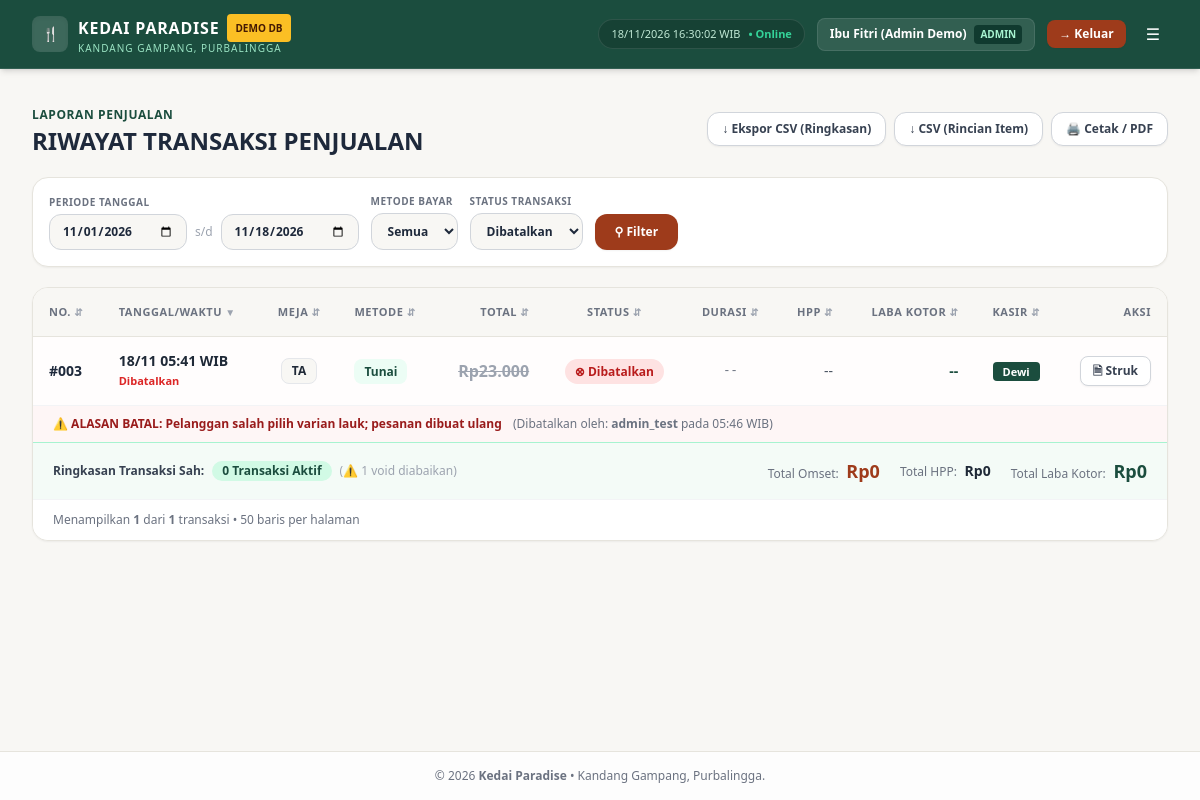
Page /project/kedai_paradise/history.php?status=void (signed in) on the committed database.
### tables this page shows
CREATE TABLE `transactions` (
  `transaction_id`   INT          NOT NULL AUTO_INCREMENT,
  `order_no`         INT          NOT NULL,
  `date`             DATETIME     NOT NULL DEFAULT CURRENT_TIMESTAMP,
  `table_no`         VARCHAR(10)  NOT NULL,
  `method`           ENUM('cash','qris') NOT NULL,
  `total`            INT          NOT NULL,
  `paid`             INT          NOT NULL,
  `change_due`       INT          NOT NULL DEFAULT 0,
  `status`           ENUM('processing','completed','void') NOT NULL DEFAULT 'processing',
  `completed_at`     DATETIME     NULL,
  `duration_seconds` INT          NULL,
  `total_cost`       INT          NOT NULL DEFAULT 0,
  `gross_profit`     INT          NOT NULL DEFAULT 0,
  `alloc_restock`    INT          NOT NULL DEFAULT 0,
  `alloc_operating`  INT          NOT NULL DEFAULT 0,
  `alloc_profit`     INT          NOT NULL DEFAULT 0,
  `user_id`          INT          NOT NULL,
  `order_date`       DATE GENERATED ALWAYS AS (DATE(`date`)) STORED,
  `void_reason`      VARCHAR(255) NULL,
  `voided_at`        DATETIME     NULL,
  `voided_by`        INT          NULL,
  PRIMARY KEY (`transaction_id`),
  UNIQUE KEY `uq_order_no_per_day` (`order_date`, `order_no`),
  KEY `idx_transactions_date` (`date`),
  KEY `idx_transactions_order_date` (`order_date`),
  KEY `idx_transactions_user` (`user_id`),
  KEY `idx_transactions_voided_by` (`voided_by`),
  CONSTRAINT `fk_transactions_user` FOREIGN KEY (`user_id`) REFERENCES `users` (`user_id`) ON UPDATE CASCADE ON DELETE RESTRICT,
  CONSTRAINT `fk_transactions_voided_by` FOREIGN KEY (`voided_by`) REFERENCES `users` (`user_id`) ON UPDATE CASCADE ON DELETE RESTRICT,
  CONSTRAINT `chk_trx_total` CHECK (`total` >= 0),
  CONSTRAINT `chk_trx_paid`  CHECK (`paid` >= `total`),
  CONSTRAINT `chk_trx_void`  CHECK (`status` <> 'void' OR (`void_reason` IS NOT NULL AND CHAR_LENGTH(`void_reason`) >= 3 AND `voided_at` IS NOT NULL))
);

CREATE TABLE `users` (
  `user_id`       INT             NOT NULL AUTO_INCREMENT,
  `username`      VARCHAR(50)     NOT NULL,
  `password_hash` VARCHAR(255)    NOT NULL,
  `name`          VARCHAR(100)    NOT NULL,
  `role`          ENUM('admin','cashier') NOT NULL DEFAULT 'cashier',
  `status`        TINYINT(1)      NOT NULL DEFAULT 1,
  PRIMARY KEY (`user_id`),
  UNIQUE KEY `uk_users_username` (`username`)
);

### project/kedai_paradise/history.php (the view, shortened to what the rows shown need)
<?php
$isAdmin = ($_SESSION['role'] ?? '') === 'admin';
$pdo = db();
$fromDate = trim((string)($_GET['from'] ?? ($isAdmin ? date('Y-m-01') : date('Y-m-d'))));
$toDate = trim((string)($_GET['to'] ?? date('Y-m-d')));
$statusFilter = trim((string)($_GET['status'] ?? 'all'));
$methodFilter = trim((string)($_GET['method'] ?? 'all'));
$page = max(1, (int)($_GET['page'] ?? 1));
$limit = 50;
$offset = ($page - 1) * $limit;
$sortMap = [
    'order_no'         => 't.order_no',
    'date'             => 't.date',
    'table_no'         => 't.table_no',
    'method'           => 't.method',
    'total'            => 't.total',
    'status'           => 't.status',
    'duration_seconds' => 't.duration_seconds',
];
if ($isAdmin) {
    $sortMap['total_cost']   = 't.total_cost';
    $sortMap['gross_profit'] = 't.gross_profit';
    $sortMap['alloc_profit'] = 't.alloc_profit';
    $sortMap['cashier']      = 'u.name';
}
$sort = trim((string)($_GET['sort'] ?? 'date'));
$orderBySql = $sortMap[$sort];
$dir = strtolower(trim((string)($_GET['dir'] ?? 'desc'))) === 'asc' ? 'asc' : 'desc';
$dirSql = strtoupper($dir);
$where = ['1=1'];
$params = [];
if ($isAdmin) {
    $where[] = 't.order_date BETWEEN :fromDate AND :toDate';
    $params[':fromDate'] = $fromDate;
    $params[':toDate'] = $toDate;
} else {
    $where[] = 't.order_date = CURDATE()';
}
if ($statusFilter !== 'all' && in_array($statusFilter, ['processing', 'completed', 'void'], true)) {
    $where[] = 't.status = :status';
    $params[':status'] = $statusFilter;
}
$whereSql = implode(' AND ', $where);
$sql = "SELECT t.*, u.name AS cashier_name, ub.username AS voided_by_user, ub.name AS voided_by_name
        FROM transactions t
        LEFT JOIN users u ON u.user_id = t.user_id
        LEFT JOIN users ub ON ub.user_id = t.voided_by
        WHERE $whereSql
        ORDER BY $orderBySql $dirSql, t.transaction_id DESC
        LIMIT :limit OFFSET :offset";
$stmtTx = $pdo->prepare($sql);
foreach ($params as $k => $v) {
    $stmtTx->bindValue($k, $v);
}
$stmtTx->bindValue(':limit', $limit, PDO::PARAM_INT);
$stmtTx->bindValue(':offset', $offset, PDO::PARAM_INT);
$stmtTx->execute();
$transactions = $stmtTx->fetchAll();
$baseQuery = [
    'from'   => $fromDate,
    'to'     => $toDate,
    'status' => $statusFilter === 'all' ? '' : $statusFilter,
    'method' => $methodFilter === 'all' ? '' : $methodFilter,
];
function sortThHistory(string $col, string $label, string $currentSort, string $currentDir, array $baseParams, string $align = 'left'): string {
    $nextDir = ($currentSort === $col && $currentDir === 'asc') ? 'desc' : 'asc';
    $indicator = $currentSort === $col ? ($currentDir === 'asc' ? ' &#9650;' : ' &#9660;') : ' &#8693;';
    $q = array_merge($baseParams, ['sort' => $col, 'dir' => $nextDir]);
    $alignCls = $align === 'right' ? 'text-right' : ($align === 'center' ? 'text-center' : 'text-left');
    return '<th class="py-3.5 px-4 ' . $alignCls . '"><a href="history.php?' . e(http_build_query($q)) . '" class="hover:text-[#1B4D3E] whitespace-nowrap">' . e($label) . '<span class="text-[10px] text-gray-400">' . $indicator . '</span></a></th>';
}
include __DIR__ . '/includes/layout_header.php';
?>
<div class="space-y-5">
    <div class="flex flex-col sm:flex-row justify-between items-start sm:items-center gap-4">
        <div>
            <h1 class="text-2xl font-extrabold text-[#1E293B] uppercase">RIWAYAT TRANSAKSI PENJUALAN</h1>
        </div>
    </div>
    <div class="bg-white rounded-2xl shadow-sm border border-[#E6E4DD] overflow-hidden">
        <div class="overflow-x-auto">
            <table class="w-full text-left border-collapse text-sm">
                <thead>
                    <tr class="bg-[#F8F7F4] border-b border-[#E6E4DD] text-[11px] font-bold uppercase tracking-wider text-gray-500">
                        <?= sortThHistory('order_no', 'No.', $sort, $dir, $baseQuery, 'left') ?>
                        <?= sortThHistory('date', 'Tanggal/Waktu', $sort, $dir, $baseQuery, 'left') ?>
                        <?= sortThHistory('table_no', 'Meja', $sort, $dir, $baseQuery, 'center') ?>
                        <?= sortThHistory('method', 'Metode', $sort, $dir, $baseQuery, 'left') ?>
                        <?= sortThHistory('total', 'Total', $sort, $dir, $baseQuery, 'right') ?>
                        <?= sortThHistory('status', 'Status', $sort, $dir, $baseQuery, 'center') ?>
                        <?= sortThHistory('duration_seconds', 'Durasi', $sort, $dir, $baseQuery, 'center') ?>
                        <?php if ($isAdmin): ?>
                            <?= sortThHistory('total_cost', 'HPP', $sort, $dir, $baseQuery, 'right') ?>
                            <?= sortThHistory('gross_profit', 'Laba Kotor', $sort, $dir, $baseQuery, 'right') ?>
                            <?= sortThHistory('cashier', 'Kasir', $sort, $dir, $baseQuery, 'center') ?>
                        <?php endif; ?>
                        <th class="py-3.5 px-4 text-right print:hidden">Aksi</th>
                    </tr>
                </thead>
                <tbody class="divide-y divide-gray-100">
                    <?php if (empty($transactions)): ?>
                        <tr><td colspan="<?= $isAdmin ? '11' : '8' ?>" class="py-10 text-center text-gray-400 text-sm">Tidak ada transaksi ditemukan pada periode ini.</td></tr>
                    <?php else: ?>
                        <?php foreach ($transactions as $tx):
                            $tid = (int)$tx['transaction_id'];
                            $isVoid = ($tx['status'] === 'void');
                            $durSec = $tx['duration_seconds'] !== null ? (int)$tx['duration_seconds'] : null;
                            $durFormatted = $durSec !== null ? sprintf('%02d:%02d', floor($durSec / 60), $durSec % 60) : '--';
                        ?>
                        <tr class="hover:bg-[#F8F7F4]/50 <?= $isVoid ? 'bg-red-50/20 text-gray-400' : '' ?>">
                            <td class="py-3.5 px-4 font-extrabold text-[#1E293B]">
                                #<?= str_pad((string)$tx['order_no'], 3, '0', STR_PAD_LEFT) ?>
                            </td>
                            <td class="py-3.5 px-4 whitespace-nowrap">
                                <div class="font-semibold text-gray-800"><?= e(date('d/m H:i', strtotime($tx['date']))) ?> WIB</div>
                                <div class="text-[11px] <?= $isVoid ? 'text-red-600 font-semibold' : 'text-gray-400' ?>">
                                    <?= $isVoid ? 'Dibatalkan' : ($tx['order_date'] === date('Y-m-d') ? 'Hari ini' : e($tx['order_date'])) ?>
                                </div>
                            </td>
                            <td class="py-3.5 px-4 text-center">
                                <span class="inline-block bg-[#F8F7F4] border border-gray-200 text-gray-800 font-extrabold text-xs px-2.5 py-1 rounded-lg">
                                    <?= $tx['table_no'] === 'TA' ? 'TA' : str_pad((string)$tx['table_no'], 2, '0', STR_PAD_LEFT) ?>
                                </span>
                            </td>
                            <td class="py-3.5 px-4">
                                <span class="px-2.5 py-1 rounded-lg text-xs font-bold <?= $tx['method'] === 'cash' ? 'bg-emerald-50 text-[#1B4D3E]' : 'bg-orange-50 text-[#9E3B1B]' ?>">
                                    <?= $tx['method'] === 'cash' ? 'Tunai' : 'QRIS' ?>
                                </span>
                            </td>
                            <td class="py-3.5 px-4 text-right font-extrabold text-base <?= $isVoid ? 'line-through text-gray-400' : 'text-[#9E3B1B]' ?>">
                                <?= e(formatRupiah((int)$tx['total'])) ?>
                            </td>
                            <td class="py-3.5 px-4 text-center">
                                <?php if ($tx['status'] === 'completed'): ?>
                                    <span class="bg-emerald-100 text-[#1B4D3E] text-xs font-bold px-2.5 py-1 rounded-full">&bull; Selesai</span>
                                <?php elseif ($tx['status'] === 'processing'): ?>
                                    <span class="bg-slate-100 text-slate-800 text-xs font-bold px-2.5 py-1 rounded-full">&bull; Diproses</span>
                                <?php else: ?>
                                    <span class="bg-red-100 text-red-700 text-xs font-bold px-2.5 py-1 rounded-full">&otimes; Dibatalkan</span>
                                <?php endif; ?>
                            </td>
                            <td class="py-3.5 px-4 text-center font-mono text-xs text-gray-500"><?= $durFormatted ?></td>
                            <?php if ($isAdmin): ?>
                                <td class="py-3.5 px-4 text-right font-medium text-gray-600">
                                    <?= $isVoid ? '--' : e(formatRupiah((int)$tx['total_cost'])) ?>
                                </td>
                                <td class="py-3.5 px-4 text-right font-bold text-[#1B4D3E]">
                                    <?= $isVoid ? '--' : e(formatRupiah((int)$tx['gross_profit'])) ?>
                                </td>
                                <td class="py-3.5 px-4 text-center">
                                    <span class="bg-[#1B4D3E] text-white text-[11px] font-bold px-2.5 py-0.5 rounded">
                                        <?= e( strtok((string)($tx['cashier_name'] ?? 'Staff'), ' ') ) ?>
                                    </span>
                                </td>
                            <?php endif; ?>
                            <td class="py-3.5 px-4 text-right whitespace-nowrap space-x-1.5 print:hidden">
                                <a href="receipt.php?id=<?= $tid ?>&reprint=1" target="_blank"
                                   class="inline-flex items-center gap-1 px-3 py-1.5 rounded-lg bg-white border border-gray-300 hover:bg-gray-50 text-gray-700 text-xs font-bold shadow-sm">
                                    &#128462; Struk
                                </a>
                            </td>
                        </tr>
                        <?php if ($isVoid && !empty($tx['void_reason'])): ?>
                            <tr class="bg-red-50/70 text-xs">
                                <td colspan="<?= $isAdmin ? '11' : '8' ?>" class="py-2.5 px-5 text-red-800">
                                    <span class="font-extrabold uppercase">&#9888; Alasan Batal:</span>
                                    <span class="font-semibold"><?= e($tx['void_reason']) ?></span>
                                    <span class="text-gray-500 ml-2">(Dibatalkan oleh: <strong><?= e($tx['voided_by_user'] ?? $tx['voided_by_name'] ?? 'admin') ?></strong> pada <?= e(date('H:i', strtotime($tx['voided_at']))) ?> WIB)</span>
                                </td>
                            </tr>
                        <?php endif; ?>
                        <?php endforeach; ?>
                    <?php endif; ?>
                </tbody>
            </table>
        </div>
    </div>
</div>
<?php include __DIR__ . '/includes/layout_footer.php'; ?>

### rows in the picture
transactions: order_no "003", date "18/11 05:41", status "Dibatalkan", table_no "TA", method "Tunai", total "Rp23.000", durFormatted "--", user.name "Dewi", void_reason "Pelanggan salah pilih varian lauk; pesanan dibuat ulang", voided_by.username "admin_test", voided_at "05:46"

### other values in the picture
$name "Ibu Fitri (Admin Demo)"
t('role_' . $role) "ADMIN"
t('js_logout') "Keluar"
$label "NO. TANGGAL/WAKTU MEJA METODE TOTAL STATUS DURASI HPP LABA KOTOR KASIR"
$indicator "⇵ ▼ ⇵ ⇵ ⇵ ⇵ ⇵ ⇵ ⇵ ⇵"
$summary['valid_count'] "0"
$summary['void_count'] "1"
formatRupiah((int)($summary['total_revenue'] ?? 0)) "Rp0"
formatRupiah((int)($summary['total_cost'] ?? 0)) "Rp0"
formatRupiah((int)($summary['total_gross_profit'] ?? 0)) "Rp0"
count($transactions) "1"
$totalRows "1"
